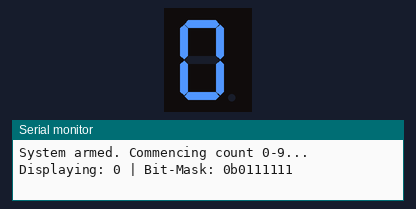
Bench run of a sketch on a simulated Arduino Uno, built with avr-gcc and run on an emulated ATmega328P. Shown: 1-digit seven-segment display, the last lines printed to the serial monitor. Wiring (inferred from the names in the program): 1-digit 7-segment display, segments lit when HIGH: segments pin 2, pin 3, pin 4, pin 5, pin 6, pin 7, pin 8. The segment pins are drawn as the display they are named for.

Above: at 0.2 s.
At 1.1 s:
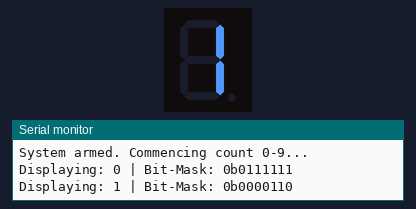
At 2.1 s:
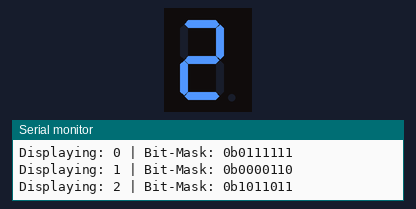
At 4.1 s:
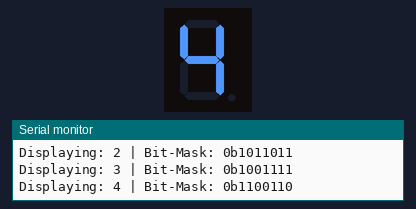
At 6.1 s:
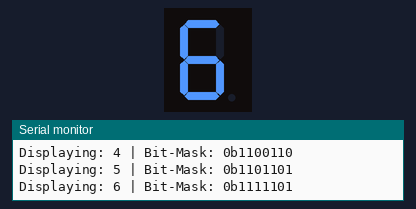
At 9.1 s:
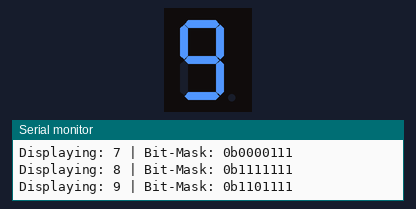

Measured:
- by itself, everything shown: repeats every 10.0 s, in 10 steps
- what the display in image 0 shows lasts 0.9 s, from 0.1 s to 1.0 s
- what the display in image 1 shows lasts 1.0 s, from 1.0 s to 2.0 s

The sketch:

Day_24_7Seg_Counter.ino
```cpp
/*
 * 100 Projects with Arduino - Day 24
 * Project: Single-Digit 7-Segment Display Counter (Binary Bit-Mask Arrays)
 *
 * DESCRIPTION:
 * This project interfaces a single-digit 7-segment LED display with the Arduino to count from
 * 0 to 9. To meet professional mechatronics standards, this sketch implements:
 * 1. Binary Bit-Mask Array: Instead of writing separate digitalWrite commands for each segment
 *    manually, the segment patterns are encoded as bits inside a byte array (0bGPFEDCBA).
 *    A custom parser unpacks this byte to drive the pins.
 * 2. Non-blocking timing: The counter increments once per second using millis().
 * 3. Modular configuration: Support for both Common Cathode and Common Anode displays via a
 *    software configuration flag.
 *
 * THEORY OF OPERATION:
 * 1. 7-Segment Construction: The display consists of 8 separate LEDs (segments A, B, C, D, E, F, G,
 *    and a decimal point DP) arranged in a figure-8 pattern.
 * 2. Common Cathode (Default): The negative terminals (cathodes) of all 8 LEDs are tied together
 *    and connected to GND. Individual segments are turned ON by writing HIGH (5V) to their anode
 * pins.
 * 3. Binary Bit-Mapping:
 *    We map each segment to a specific bit in a single byte:
 *    - Bit 0 -> Segment A (Top)
 *    - Bit 1 -> Segment B (Top-Right)
 *    - Bit 2 -> Segment C (Bottom-Right)
 *    - Bit 3 -> Segment D (Bottom)
 *    - Bit 4 -> Segment E (Bottom-Left)
 *    - Bit 5 -> Segment F (Top-Left)
 *    - Bit 6 -> Segment G (Middle)
 *    - Bit 7 -> Decimal Point DP (Not used here, set to 0)
 *    Pattern for '0' (A, B, C, D, E, F ON; G OFF): `0b00111111` (0x3F)
 *    Pattern for '1' (B, C ON; others OFF):         `0b00000110` (0x06)
 *
 * WIRING (Common Cathode Display):
 * Connect pins 2-8 to their respective segments through 220 Ohm current-limiting resistors.
 * - Segment A  -> 220 Ohm Resistor -> Arduino Pin 2
 * - Segment B  -> 220 Ohm Resistor -> Arduino Pin 3
 * - Segment C  -> 220 Ohm Resistor -> Arduino Pin 4
 * - Segment D  -> 220 Ohm Resistor -> Arduino Pin 5
 * - Segment E  -> 220 Ohm Resistor -> Arduino Pin 6
 * - Segment F  -> 220 Ohm Resistor -> Arduino Pin 7
 * - Segment G  -> 220 Ohm Resistor -> Arduino Pin 8
 * - Common pin -> Arduino GND
 */

// --- CONFIGURATION: DISPLAY TYPE ---
// Set to 'true' for Common Cathode displays (default),
// or 'false' for Common Anode displays.
#define IS_COMMON_CATHODE true

// --- PIN DEFINITIONS ---
// Map segment A, B, C, D, E, F, G in order to Arduino pin numbers
const int segmentPins[] = {2, 3, 4, 5, 6, 7, 8};
const int TOTAL_SEGMENTS = 7;

// --- BINARY BIT-MASK VALUES ---
// Bit arrangement: 0b0GFEDCBA (Bit 7 is empty, Bit 6 is G, Bit 0 is A)
const byte numPatterns[] = {
    0b00111111,  // 0: A, B, C, D, E, F ON
    0b00000110,  // 1: B, C ON
    0b01011011,  // 2: A, B, D, E, G ON
    0b01001111,  // 3: A, B, C, D, G ON
    0b01100110,  // 4: B, C, F, G ON
    0b01101101,  // 5: A, C, D, F, G ON
    0b01111101,  // 6: A, C, D, E, F, G ON
    0b00000111,  // 7: A, B, C ON
    0b01111111,  // 8: All segments ON
    0b01101111   // 9: A, B, C, D, F, G ON
};

// --- SCHEDULER VARIABLES ---
unsigned long lastIncrementTime = 0;    // Stores last counter update timestamp
const unsigned long countDelay = 1000;  // Count speed in ms (1 second)

// --- STATE VARIABLES ---
int currentNumber = 0;  // The active number (0 - 9) to display

void setup() {
  // Initialize Serial Monitor
  Serial.begin(9600);

  // Configure all segment pins as output pins using a loop
  for (int i = 0; i < TOTAL_SEGMENTS; i++) {
    pinMode(segmentPins[i], OUTPUT);

    // Set segments to default OFF state immediately
    digitalWrite(segmentPins[i], IS_COMMON_CATHODE ? LOW : HIGH);
  }

  Serial.println("==================================================");
  Serial.println("Day 24: Single-Digit 7-Segment Display Counter");
  Serial.println("==================================================");
  Serial.println("System armed. Commencing count 0-9...");

  // Show initial number (0)
  displayDigit(currentNumber);
}

void loop() {
  unsigned long currentTime = millis();

  // Step 1: Increment number at scheduled non-blocking interval (every 1 second)
  if (currentTime - lastIncrementTime >= countDelay) {
    lastIncrementTime = currentTime;

    currentNumber++;
    if (currentNumber > 9) {
      currentNumber = 0;  // Reset count
      Serial.println("--- Loop reset ---");
    }

    // Step 2: Write pattern to display
    displayDigit(currentNumber);
  }
}

/**
 * Parses the binary bitmask for a digit and applies it to the digital output pins.
 */
void displayDigit(int number) {
  // Retrieve the byte pattern for the target number
  byte pattern = numPatterns[number];

  // Iterate through each of the 7 segment pins
  for (int i = 0; i < TOTAL_SEGMENTS; i++) {
    // Read the specific bit corresponding to segment 'i' (Bit 0 for A, Bit 1 for B, etc.)
    // bitRead(x, n) returns 0 or 1.
    int segmentState = bitRead(pattern, i);

// If Common Anode, invert the bit (LOW turns LED ON, HIGH turns LED OFF)
#if !IS_COMMON_CATHODE
    segmentState = !segmentState;
#endif

    // Write state to the physical pin
    digitalWrite(segmentPins[i], segmentState);
  }

  // Log telemetry
  Serial.print("Displaying: ");
  Serial.print(number);
  Serial.print(" | Bit-Mask: 0b");
  // Print byte in binary formatting for student clarity
  for (int b = 6; b >= 0; b--) {
    Serial.print(bitRead(pattern, b));
  }
  Serial.println();
}
```
